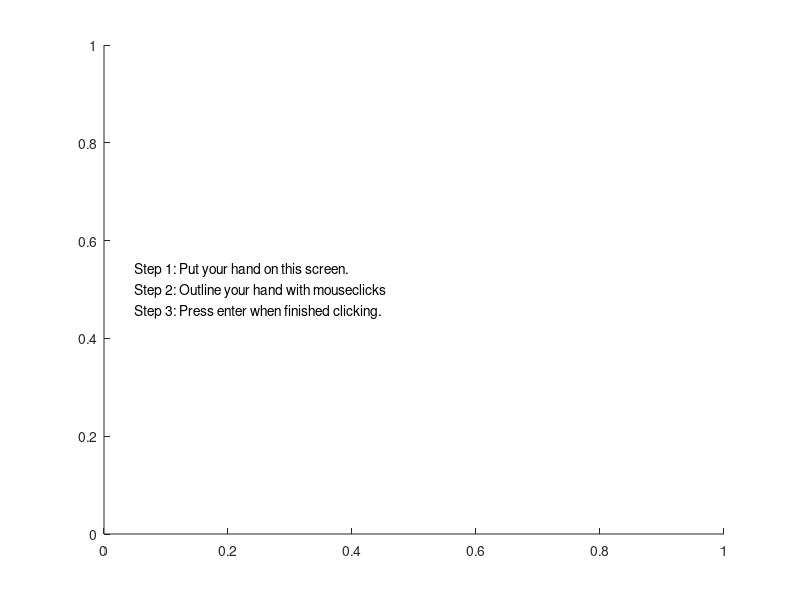

Write MATLAB code to recreate this figure. (Note: this script raises an error after producing the figure.)
function Rahou_Assignment3_Exercise2
% MOUMNA RAHOU, MATHEMATICS DEPARTMENT, VU UNIVERSITY 
%
%This function has no input or output variables. It opens a rectangle on 
%the screen, and requests the user to place a hand in the rectangle and to 
%outline the hand by clicking. The clicks may not form a straight line 
%since a straight line has no area and at least three unique clicks are 
%required.  After outlining the hand, the points are interpolated using 
%splines such that the shape of a hand is produced and the center of mass 
%of the hand is calculated.  The center of mass is calculated by 
%Green's theorem. 
%
%In this figure the outlining of the hand by clicking  is marked with the 
%red stars. The interpolated curve is displayed with a blue line. The area 
%within the curve is green and the center of mass is marked with a X. 

figure('position', get(0, 'Screensize'), 'Name', 'Input figure');
text(0.05, 0.5, {'Step 1: Put your hand on this screen.',  ...
    'Step 2: Outline your hand with mouseclicks',  ...
    'Step 3: Press enter when finished clicking. '});
clicks = ginput;

if(length(clicks) < 3)
     error('Error: At least 3 (subsequently unique) clicks are required!');
end

numuniqueclicks = 1;
coordinates = [clicks(1, :); zeros(length(clicks) - 1, 2)];

for j = 2 : length(clicks)
    if (clicks(j, 1) ~= clicks(j - 1, 1) || clicks(j, 2) ~= clicks(j - 1, 2))
        numuniqueclicks = numuniqueclicks + 1;
        coordinates(numuniqueclicks, :) = clicks(j, :);
    end
end

coordinates = coordinates(1:numuniqueclicks, :);
coordinates(length(coordinates) + 1, :) = coordinates(1, :);

delta = [[0; diff(coordinates(:, 1))], [0; diff(coordinates(:, 2))]];
dist = cumsum(sqrt(delta(:, 1).^2 + delta(:, 2).^2));

distpoints = linspace(0, dist(end), 10000);
splineX = spline(dist, coordinates(:, 1), distpoints)';
splineY = spline(dist, coordinates(:, 2), distpoints)';

x2 = [splineX(2:end); splineX(1)];
y2 = [splineY(2:end); splineY(1)];
A = 1/2*sum(splineX.*y2 - x2.*splineY);
centerMassX = sum((splineX.*y2 - x2.*splineY).*(splineX + x2))/(6*A);
centerMassY = sum((splineX.*y2 - x2.*splineY).*(splineY + y2))/(6*A);

clf('reset');
hold on;
plot(splineX, splineY, 'b', 'LineWidth', 2);
title('The center of mass');
fill(splineX, splineY, 'g');
plot(coordinates(:, 1), coordinates(:, 2), 'r*');
plot(centerMassX, centerMassY, 'kX', 'LineWidth', 30);
hold off;

end